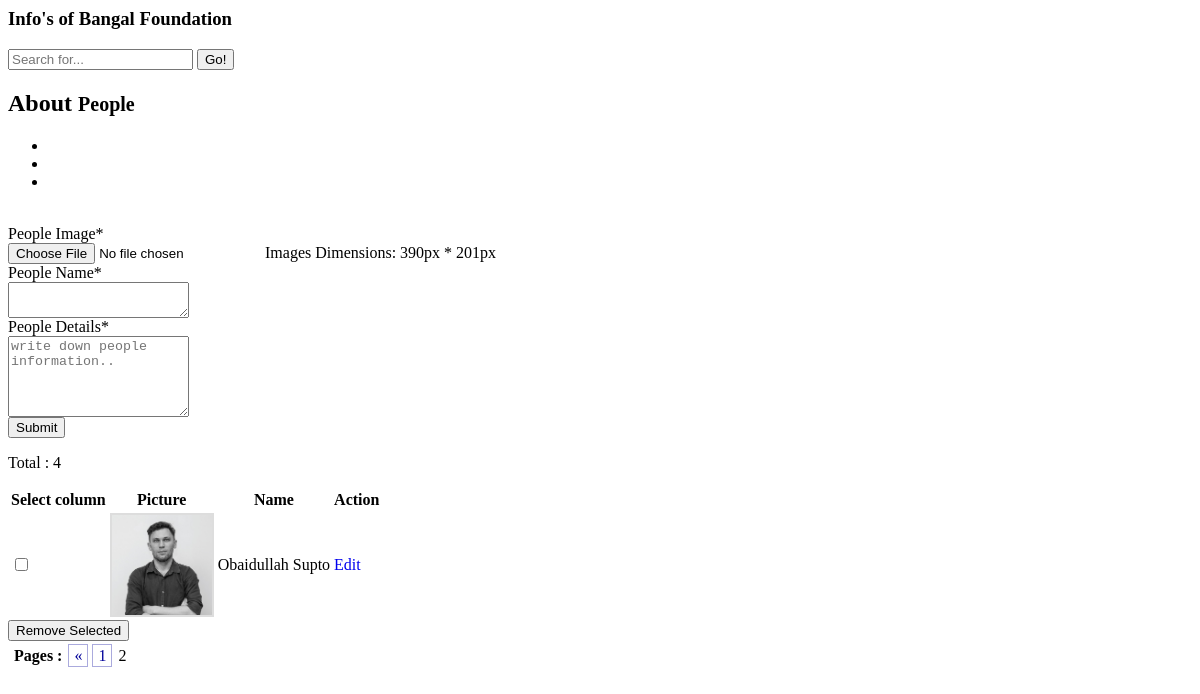
The page /Bengal_Arts/Bengal_Art/People.php?page=2&sk=People on the database its author committed.
### tables this page shows
CREATE TABLE IF NOT EXISTS `people` (
  `id` int(250) NOT NULL,
  `name` varchar(30) NOT NULL,
  `about` varchar(1500) NOT NULL,
  `picture` varchar(250) NOT NULL
);

### Bengal_Arts/Bengal_Art/People.php (the view, shortened to what this page needs)
            <div class="page-title">
              <div class="title_left">
                <h3>Info's of Bangal Foundation</h3>
              </div>
              <div class="title_right">
                <div class="col-md-5 col-sm-5 col-xs-12 form-group pull-right top_search">
                  <div class="input-group">
                    <input type="text" class="form-control" placeholder="Search for...">
                    <span class="input-group-btn">
                      <button class="btn btn-default" type="button">Go!</button>
                    </span>
                  </div>
                </div>
              </div>
            </div>
            <div class="row">
              <div class="col-md-12 col-sm-12 col-xs-12">
                <div class="x_panel">
                  <div class="x_title">
                    <h2>About <small> People </small></h2>
                    <ul class="nav navbar-right panel_toolbox">
                      <li><a class="collapse-link"><i class="fa fa-chevron-up"></i></a>
                      </li>
                      <li class="dropdown">
                      </li>
                      <li><a class="close-link"><i class="fa fa-close"></i></a>
                      </li>
                    </ul>
                  </div>
                  <div class="x_content">
                    <br />
                    <form class="form-horizontal form-label-left" action="People_action.php" method="post" enctype="multipart/form-data">
					  <div class="form-group">
                        <label class="control-label col-md-3 col-sm-3 col-xs-12" for="People">People Image<span class="required">*</span>
                        </label>
                        <div class="col-md-6 col-sm-6 col-xs-12">
                          <input type="file" id="People" required="required" name="People_Image" class="form-control col-md-7 col-xs-12">
<span>Images Dimensions: 390px * 201px</span>
                        </div>
                      </div>
					  <div class="form-group">
                        <label class="control-label col-md-3 col-sm-3 col-xs-12" for="People_Name">People Name<span class="required">*</span>
                        </label>
						<div class="col-md-6 col-sm-6 col-xs-12">
							<textarea id="People_Name" name="People_Name" class="form-control col-md-7 col-xs-12" required="required"></textarea>
						</div>
                      </div>
					  <div class="form-group">
                        <label class="control-label col-md-3 col-sm-3 col-xs-12" for="People_Details">People Details<span class="required">*</span>
                        </label>
						<div class="col-md-6 col-sm-6 col-xs-12">
							<textarea id="People_Details" rows="5" name="People_details" class="resizable_textarea form-control" placeholder="write down people information.." required="required"></textarea>
						</div>
                      </div>
                      <div class="form-group">
                        <div class="col-md-6 col-sm-6 col-xs-12 col-md-offset-3">
                          <button type="submit" class="btn btn-success" name="save" value="Submit">Submit</button>
                        </div>
                      </div>
                    </form>
                  </div>
                </div>
              </div>
            </div>
			<?php
			include('db.php');
			$tquery=mysqli_query($con,"select count(*) as id from people");
			$tcust=mysqli_fetch_assoc($tquery);
			?>
			<div class="x_content">
			<p class="text-muted font-13 m-b-30">
                Total : <?php echo $tcust['id'];?>
            </p>
			<form id="removedata" action="removedata.php" method="post">
			<table id="datatable-checkbox" class="table table-striped table-bordered bulk_action">
					   <thead>
                        <tr>
							<th>Select column</th>
                          <th>Picture</th>
						  <th>Name</th>
						  <th>Action</th>
                        </tr>
                      </thead>
				<?php
				if(!isset($_GET['page'])){
				$page = 1;
				} else {
				$page = $_GET['page'];
				}
				$max_results = 3;
				$from = (($page * $max_results) - $max_results);
			 	$nr=1;
				$query=mysqli_query($con,"SELECT * FROM people order by id ASC LIMIT $from,$max_results ");
				while($row=mysqli_fetch_array($query))
				{
				?>
				<tbody>
                        <tr>
                          <td>
							 <input type="checkbox" class="flat"  value="<?php echo $row['id'];?>" name="id_data[<?php echo $row['id'];?>]">
						  </td>
                          <td style="vertical-align:top"><img src="People_image/<?php echo $row['picture'];?> "style="width:100px;height:100px;border:2px solid #ddd;"/></td>
                          <td><?php echo $row['name'];?></td>
                          <td>
							<a type="button" class="btn btn-info btn-lg" href="content.php?sk=edit_people&id=<?php echo $row['id'];?>">Edit</a>
						  </td>
                        </tr>
				</tbody>
				<?php
				$nr++;}
				?>
			</table>
			<input type="submit" class="btn btn-danger" value="Remove Selected" onclick="return confirm('Are you sure?')">
			<br/>
			 <?php
			$total_results = mysqli_num_rows(mysqli_query($con,"SELECT * FROM people"));
			$total_pages = ceil($total_results / $max_results);
			echo "<p class=\"pagination\"><strong>Pages :</strong> ";
			if($page > 1){
			$prev = ($page - 1);
			echo "<a href=\"".$_SERVER['php_SELF']."?page=$prev&&letter=$letter&sk=People\">&laquo;</a>";
			}
			for($i = 1; $i <= $total_pages; $i++){
			if(($page) == $i){
			echo "$i ";
			} else {
			echo "<a href=\"".$_SERVER['php_SELF']."?page=$i &letter=$letter&sk=People\">$i</a> ";
			}
			}
			echo "</p>";
			?>
			</form>
		</div>

### Bengal_Arts/Bengal_Art/People.php (style rules this page uses)
p.pagination { padding: 3px; margin: 3px; }
a { text-decoration:none; }
p.pagination a { padding: 2px 5px 2px 5px; margin: 2px; border: 1px solid #AAAADD; text-decoration: none; color: #000099; }
tr { border:1px solid #ddd; }

### rows shown on the page
people: picture (picture), name "Obaidullah Supto"

### other values the page prints
$tcust['id'] "4"
